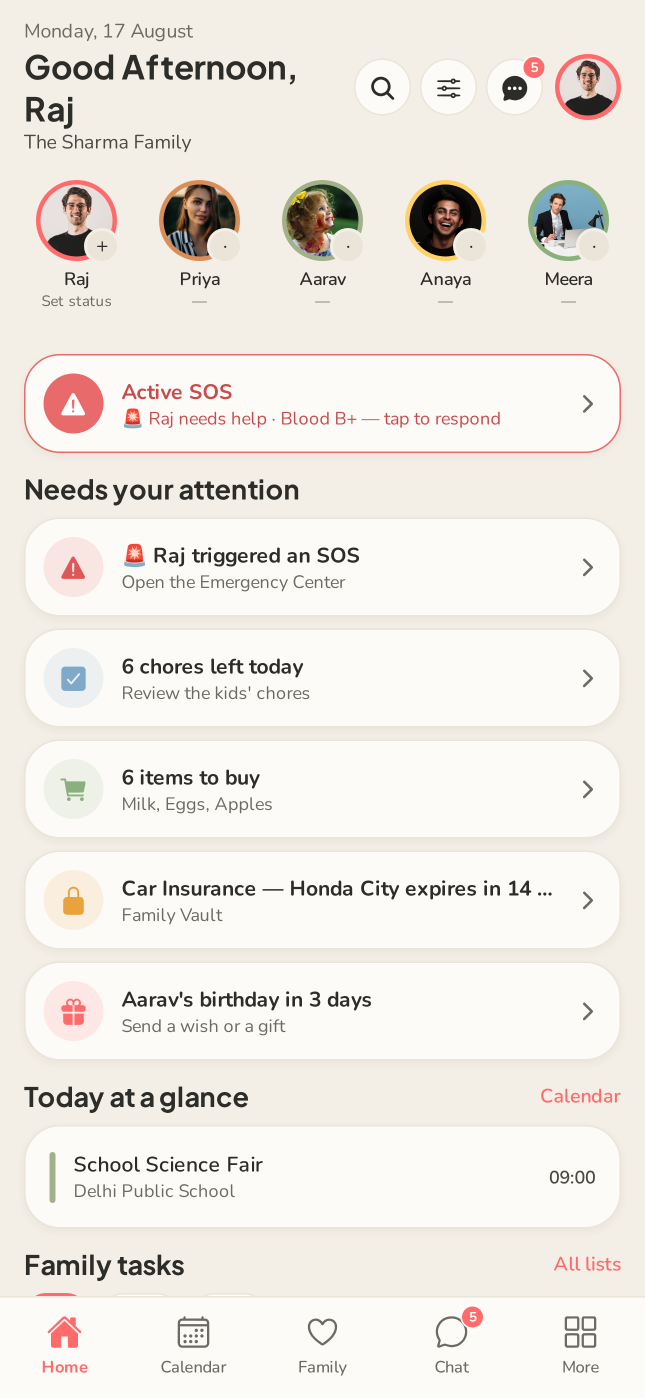
#> input picture store_assets/raw/01_home.png, 1290 x 2796 px, found by its file name (shown at 1/2 size)
$ python compose.py
#> lines starting #> are read from the running program, lines starting #| are printed output that depends on the picture; after the words box and inside, x2 and y2 are one past the last pixel; in counts of white or black regions, pixels touching at a corner belong together
"""Compose polished marketing store screenshots (device frame + gradient + caption)
for both Apple App Store (1290x2796) and Google Play (1080x1920)."""
import os
from PIL import Image, ImageDraw, ImageFont, ImageFilter

RAW = "/app/store_assets/raw"
FONT_DIR = "/app/frontend/assets/fonts"
OUT_APPLE = "/app/store_assets/apple"
OUT_GOOGLE = "/app/store_assets/google"
os.makedirs(OUT_APPLE, exist_ok=True)
os.makedirs(OUT_GOOGLE, exist_ok=True)

F_BOLD = os.path.join(FONT_DIR, "PlusJakartaSans-700.ttf")
F_MED = os.path.join(FONT_DIR, "PlusJakartaSans-500.ttf")
F_SEMI = os.path.join(FONT_DIR, "PlusJakartaSans-600.ttf")

# Screenshot aspect (height / width) of the raw captures (430x932 logical @3x)
ASPECT = 932 / 430

# Warm on-brand gradient (cream -> soft coral)
GRAD_TOP = (255, 247, 240)
GRAD_BOTTOM = (255, 202, 188)
TITLE_COLOR = (44, 44, 40)
SUB_COLOR = (110, 96, 88)
BEZEL_COLOR = (34, 33, 31)

# slide definitions: raw file, title, subtitle, decorative accent for glow
SLIDES = [
    ("01_home.png", "Your whole family,\nin one place", "Everything that matters today, at a glance", (255, 107, 107)),
    ("02_calendar.png", "Never miss a\nfamily moment", "Shared calendar with RSVPs & reminders", (127, 169, 201)),
    ("03_family.png", "Stay close,\nevery single day", "See everyone and share a little love", (232, 106, 140)),
    ("06_chores.png", "Chores kids\nactually enjoy", "Earn stars for helping out at home", (255, 209, 102)),
    ("04_chat_convo.png", "A private chat,\njust for family", "No ads. No strangers. Only your people.", (255, 107, 107)),
    ("05_emergency.png", "Peace of mind,\nalways", "SOS alerts, medical info & one-tap calling", (224, 87, 87)),
    ("09_rewards.png", "Turn helping\ninto a game", "Streaks, stars, badges & a leaderboard", (232, 163, 61)),
    ("08_timeline.png", "Keep every\nmemory safe", "Your family story, beautifully preserved", (217, 142, 90)),
]


def make_gradient(w, h, top, bottom):
#> called with w = 1290, h = 2796, top = (255, 247, 240), bottom = (255, 202, 188)
    base = Image.new("RGB", (w, h), top)
    top_arr = list(top)
    bot_arr = list(bottom)
    px = base.load()
    # build a single column then expand
    col = Image.new("RGB", (1, h))
    cpx = col.load()
    for y in range(h):
        t = y / (h - 1)
        # ease for a softer transition
        t = t * t * (3 - 2 * t)
        r = int(top_arr[0] + (bot_arr[0] - top_arr[0]) * t)
        g = int(top_arr[1] + (bot_arr[1] - top_arr[1]) * t)
        b = int(top_arr[2] + (bot_arr[2] - top_arr[2]) * t)
        cpx[0, y] = (r, g, b)
    return col.resize((w, h))


def soft_glow(size, accent, radius_frac=0.55, alpha=70):
    """A large soft radial glow blob."""
#> called with size = (1290, 2796), accent = (255, 107, 107), radius_frac = 0.6, alpha = 60
    w, h = size
    blob = Image.new("RGBA", (w, h), (0, 0, 0, 0))
#> blob: PIL image 1290x2796 RGBA; every value is 0
    d = ImageDraw.Draw(blob)
    r = int(min(w, h) * radius_frac)
    cx, cy = int(w * 0.5), int(h * 0.42)
    d.ellipse([cx - r, cy - r, cx + r, cy + r], fill=accent + (alpha,))
    return blob.filter(ImageFilter.GaussianBlur(int(r * 0.6)))


def rounded_mask(w, h, radius):
    m = Image.new("L", (w, h), 0)
    d = ImageDraw.Draw(m)
    d.rounded_rectangle([0, 0, w - 1, h - 1], radius=radius, fill=255)
    return m


def wrap_lines(text, font, max_w, draw):
    """Respect explicit newlines, then wrap each part to max_w."""
    out = []
    for para in text.split("\n"):
        words = para.split(" ")
        cur = ""
        for wd in words:
            trial = (cur + " " + wd).strip()
            if draw.textlength(trial, font=font) <= max_w or not cur:
                cur = trial
            else:
                out.append(cur)
                cur = wd
        out.append(cur)
    return out


def compose(canvas_w, canvas_h, raw_file, title, subtitle, accent, out_path,
            phone_frac, top_zone_frac, title_frac, sub_frac):
    # Background
    bg = make_gradient(canvas_w, canvas_h, GRAD_TOP, GRAD_BOTTOM).convert("RGBA")
    bg.alpha_composite(soft_glow((canvas_w, canvas_h), accent, 0.6, 60))
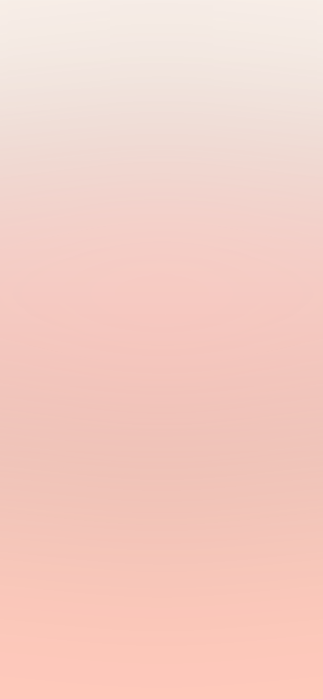
#> bg: PIL image 1290x2796 RGBA (shown at 1/4 size); mean R, G, B, A 244.1, 206.9, 197.4, 255

    draw = ImageDraw.Draw(bg)
    title_font = ImageFont.truetype(F_BOLD, int(canvas_w * title_frac))
    sub_font = ImageFont.truetype(F_MED, int(canvas_w * sub_frac))

    # ---- Text ----
    max_text_w = int(canvas_w * 0.86)
    top_pad = int(canvas_h * 0.052)
    tlines = wrap_lines(title, title_font, max_text_w, draw)
#> tlines = ['Your whole family,', 'in one place']
    line_h = int(int(canvas_w * title_frac) * 1.16)
    y = top_pad
    for ln in tlines:
        w_ln = draw.textlength(ln, font=title_font)
        draw.text(((canvas_w - w_ln) / 2, y), ln, font=title_font, fill=TITLE_COLOR)
        y += line_h
#> this loop made 2 passes
#> (ln, w_ln, y) on passes 1 to 2: ('Your whole family,', 748.8, 240), ('in one place', 500.1, 335)
#> after the loop, y = 335
    y += int(canvas_h * 0.012)
#> y = 368
    slines = wrap_lines(subtitle, sub_font, max_text_w, draw)
#> slines = 1 item
    sub_line_h = int(int(canvas_w * sub_frac) * 1.3)
    for ln in slines:
        w_ln = draw.textlength(ln, font=sub_font)
        draw.text(((canvas_w - w_ln) / 2, y), ln, font=sub_font, fill=SUB_COLOR)
        y += sub_line_h
#> this loop made 1 pass
#> (w_ln, y) on pass 1: (833.6, 418)
#> after the loop, y = 418

    # ---- Phone geometry ----
    top_zone = int(canvas_h * top_zone_frac)
    bottom_margin = int(canvas_h * 0.035)
    avail_h = canvas_h - top_zone - bottom_margin
    bezel = max(14, int(canvas_w * 0.016))
    phone_w = int(canvas_w * phone_frac)
    inner_w = phone_w - 2 * bezel
    inner_h = int(inner_w * ASPECT)
    phone_h = inner_h + 2 * bezel
    if phone_h > avail_h:
        phone_h = avail_h
        inner_h = phone_h - 2 * bezel
        inner_w = int(inner_h / ASPECT)
        phone_w = inner_w + 2 * bezel
    px = (canvas_w - phone_w) // 2
    py = top_zone + (avail_h - phone_h) // 2

    phone_radius = int(bezel * 2.6)
    screen_radius = int(phone_radius - bezel * 0.7)

    # ---- Drop shadow ----
    shadow = Image.new("RGBA", (canvas_w, canvas_h), (0, 0, 0, 0))
    sd = ImageDraw.Draw(shadow)
    sd.rounded_rectangle([px, py + int(bezel * 1.4), px + phone_w, py + phone_h + int(bezel * 1.4)],
                         radius=phone_radius, fill=(40, 30, 26, 120))
    shadow = shadow.filter(ImageFilter.GaussianBlur(int(bezel * 1.6)))
    bg.alpha_composite(shadow)

    # ---- Phone bezel ----
    phone = Image.new("RGBA", (phone_w, phone_h), (0, 0, 0, 0))
#> phone: PIL image 1008x2140 RGBA; every value is 0
    pd = ImageDraw.Draw(phone)
    pd.rounded_rectangle([0, 0, phone_w - 1, phone_h - 1], radius=phone_radius, fill=BEZEL_COLOR)

    # ---- Screen ----
    shot = Image.open(os.path.join(RAW, raw_file)).convert("RGB")
#> shot is the input picture: PIL image 1290x2796 RGB; mean R, G, B 239.6, 234.4, 227.8
    shot = shot.resize((inner_w, inner_h), Image.LANCZOS)
#> shot: PIL image 968x2100 RGB
    sm = rounded_mask(inner_w, inner_h, screen_radius)
#> sm: PIL image 968x2100 L; 99.9% white; 4 black regions, box (x1, y1, x2, y2) and area: (0, 0, 32, 32) 321, (936, 0, 968, 32) 321, (0, 2068, 32, 2100) 321, (936, 2068, 968, 2100) 321
    phone.paste(shot, (bezel, bezel), sm)

    # subtle bezel highlight ring
    pd.rounded_rectangle([1, 1, phone_w - 2, phone_h - 2], radius=phone_radius,
                         outline=(90, 88, 84, 160), width=2)

    bg.alpha_composite(phone, (px, py))

    bg.convert("RGB").save(out_path, "PNG")
    print("  ", out_path)


for i, (raw_file, title, subtitle, accent) in enumerate(SLIDES, 1):
    name = f"{i:02d}.png"
    print("Slide", i, raw_file)
    # Apple 6.7"  1290 x 2796
    compose(1290, 2796, raw_file, title, subtitle, accent,
            os.path.join(OUT_APPLE, name),
            phone_frac=0.80, top_zone_frac=0.20, title_frac=0.064, sub_frac=0.031)
    # Google Play phone 1080 x 1920
    compose(1080, 1920, raw_file, title, subtitle, accent,
            os.path.join(OUT_GOOGLE, name),
            phone_frac=0.66, top_zone_frac=0.205, title_frac=0.060, sub_frac=0.030)
#> call 2 of compose, with canvas_w = 1080, canvas_h = 1920, raw_file = '01_home.png', accent = (255, 107, 107), out_path = '/app/store_assets/google/01.png', phone_frac = 0.66, top_zone_frac = 0.205, title_frac = 0.06
#> call 2 of soft_glow, with size = (1080, 1920), accent = (255, 107, 107), radius_frac = 0.6, alpha = 60
#> in soft_glow (call 2), `return blob.filter(ImageFilter.GaussianBlur(int(r * 0.6)))`:
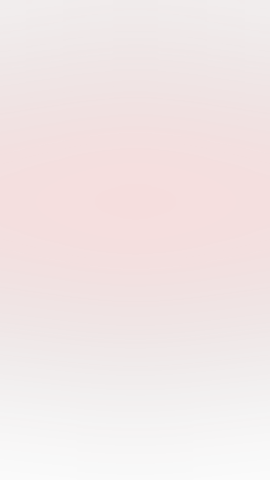
#> returned value: PIL image 1080x1920 RGBA (shown at 1/4 size); mean R, G, B, A 133.4, 56, 56, 31.4; transparent parts drawn white
#> in compose (call 2), `bg.alpha_composite(soft_glow((canvas_w, canvas_h), accent, 0.6, 60))`:
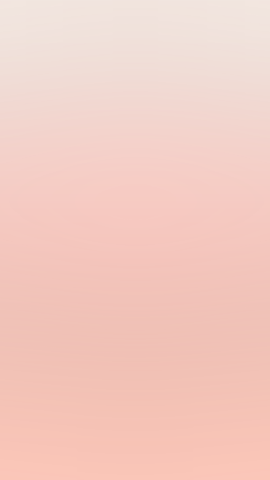
#> bg: PIL image 1080x1920 RGBA (shown at 1/4 size); mean R, G, B, A 242.8, 204.1, 194.8, 255
#> the loop in compose (call 2), `for ln in tlines:` made 2 passes
#> (ln, w_ln, y) on passes 1 to 2: ('Your whole family,', 584.4, 173), ('in one place', 390.3, 247)
#> after the loop in compose (call 2), `for ln in tlines:`: y = 247
#> in compose (call 2), `y += int(canvas_h * 0.012)`: y = 270
#> the loop in compose (call 2), `for ln in slines:` made 1 pass
#> (w_ln, y) on pass 1: (684, 311)
#> after the loop in compose (call 2), `for ln in slines:`: y = 311
#> in compose (call 2), `shadow = shadow.filter(ImageFilter.GaussianBlur(int(bezel * 1.6)))`:
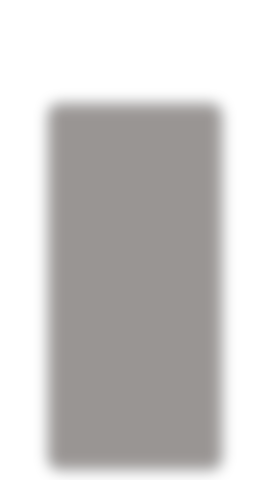
#> shadow: PIL image 1080x1920 RGBA (shown at 1/4 size); mean R, G, B, A 19.5, 14.6, 12.7, 58.4; transparent parts drawn white
#> in compose (call 2), `sm = rounded_mask(inner_w, inner_h, screen_radius)`:
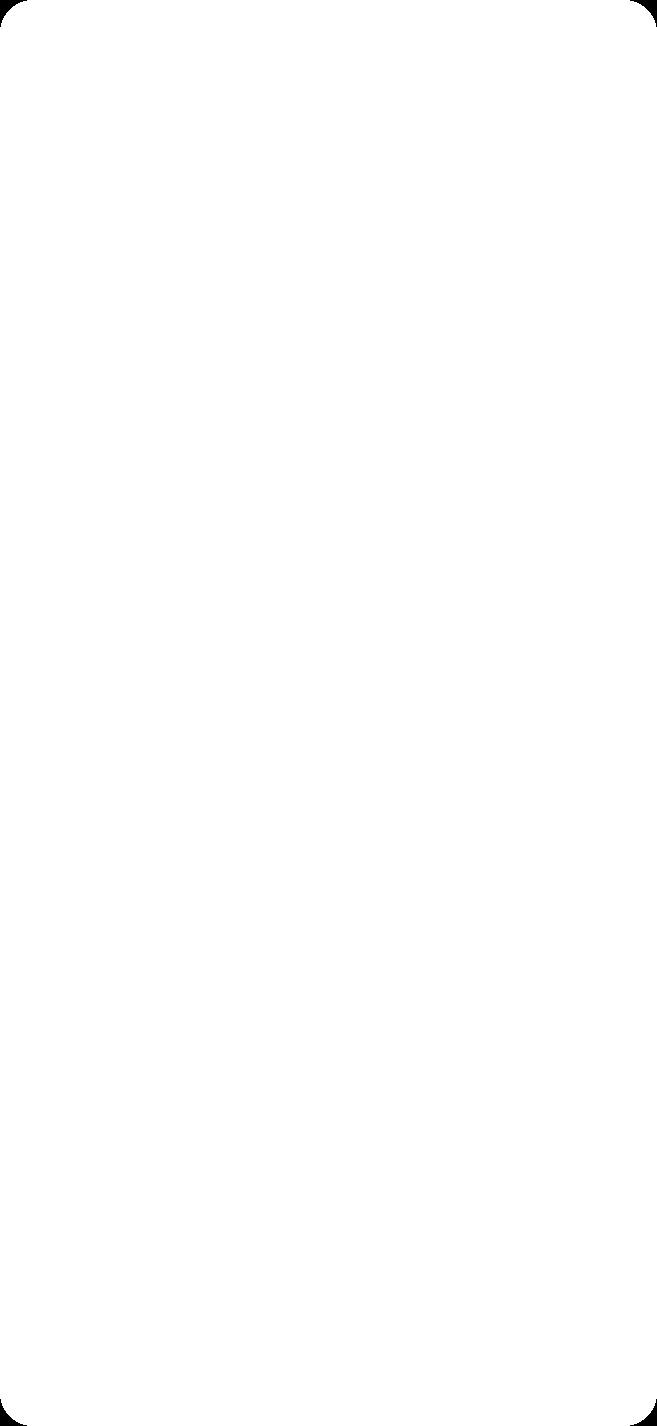
#> sm: PIL image 657x1426 L; 99.9% white; 4 black regions, box (x1, y1, x2, y2) and area: (0, 0, 27, 27) 230, (630, 0, 657, 27) 230, (0, 1399, 27, 1426) 230, (630, 1399, 657, 1426) 230
#> in compose (call 2), `bg.alpha_composite(phone, (px, py))`:
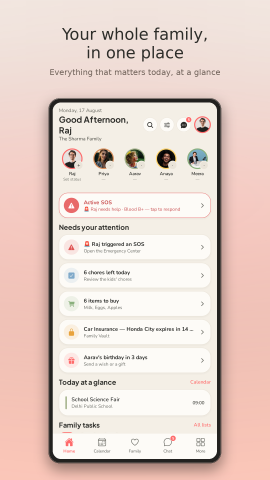
#> bg: PIL image 1080x1920 RGBA (shown at 1/4 size); mean R, G, B, A 230.2, 211.1, 203.7, 255
#> pass 2 of the loop `for i, (raw_file, title, subtitle, accent) in enumerate(SLIDES, 1):`:
#> in soft_glow (call 3), `return blob.filter(ImageFilter.GaussianBlur(int(r * 0.6)))`:
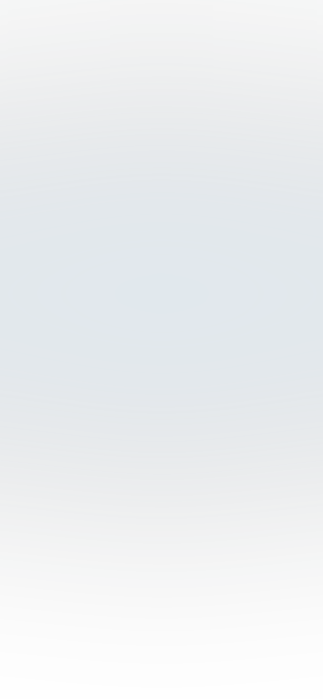
#> returned value: PIL image 1290x2796 RGBA (shown at 1/4 size); mean R, G, B, A 56, 74.5, 88.6, 26.4; transparent parts drawn white
#> tlines = ['Never miss a', 'family moment']
#> the loop in compose (call 3), `for ln in tlines:` made 2 passes
#> (ln, w_ln, y) on passes 1 to 2: ('Never miss a', 535, 240), ('family moment', 623.7, 335)
#> after the loop in compose (call 3), `for ln in tlines:`: y = 335
#> in compose (call 3), `y += int(canvas_h * 0.012)`: y = 368
#> slines = ['Shared calendar with RSVPs & reminders']
#> the loop in compose (call 3), `for ln in slines:` made 1 pass
#> (ln, w_ln, y) on pass 1: ('Shared calendar with RSVPs & reminders', 801.4, 418)
#> after the loop in compose (call 3), `for ln in slines:`: y = 418
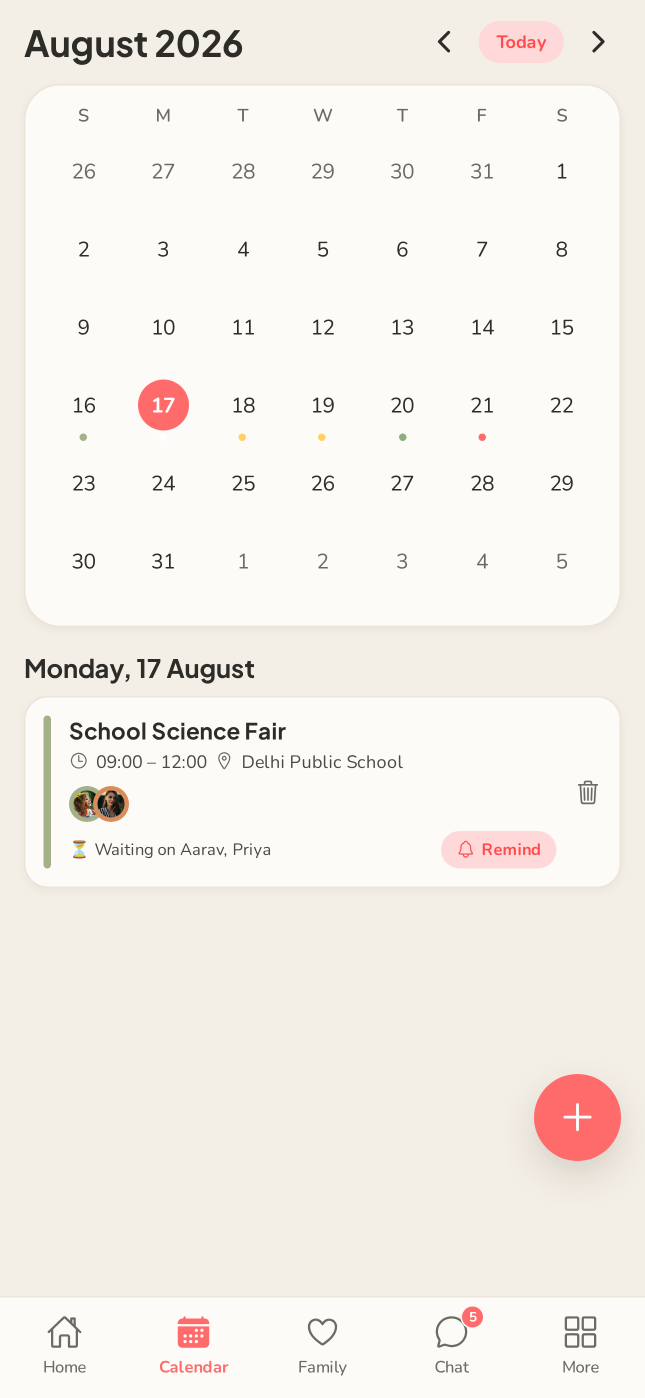
#> input picture store_assets/raw/02_calendar.png, 1290 x 2796 px, found by its file name (shown at 1/2 size)
#> in compose, shot is the input picture: PIL image 1290x2796 RGB; mean R, G, B 245.8, 240.6, 234.4
#> shot: PIL image 968x2100 RGB
#> the loop in compose (call 4), `for ln in tlines:` made 2 passes
#> (ln, w_ln, y) on passes 1 to 2: ('Never miss a', 417.5, 173), ('family moment', 486.8, 247)
#> after the loop in compose (call 4), `for ln in tlines:`: y = 247
#> in compose (call 4), `y += int(canvas_h * 0.012)`: y = 270
#> the loop in compose (call 4), `for ln in slines:` made 1 pass
#> (ln, w_ln, y) on pass 1: ('Shared calendar with RSVPs & reminders', 657.7, 311)
#> after the loop in compose (call 4), `for ln in slines:`: y = 311
#> shot: PIL image 657x1426 RGB
#> in compose (call 4), `bg.alpha_composite(phone, (px, py))`:
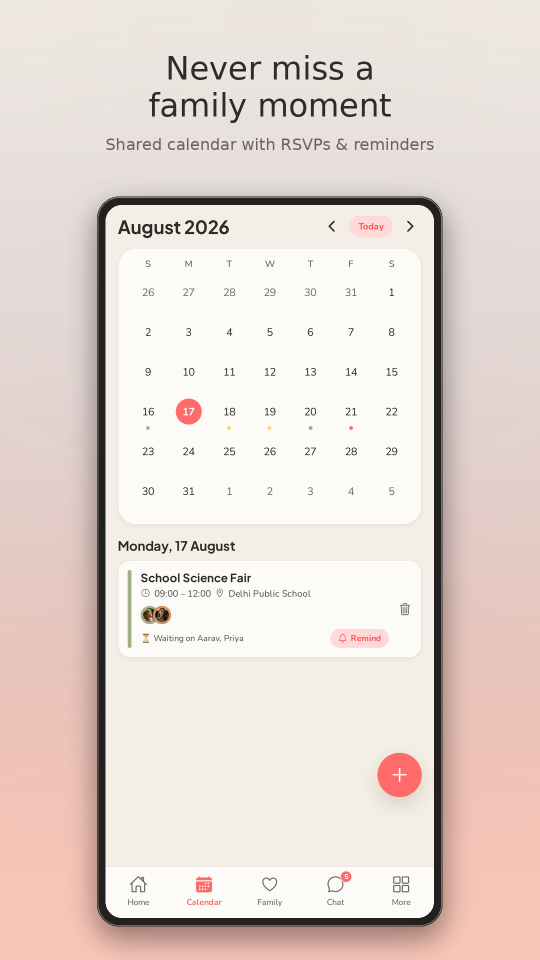
#> bg: PIL image 1080x1920 RGBA (shown at 1/2 size); mean R, G, B, A 228.9, 216, 209.8, 255
#> (the run stopped early here; a loop or call above may not have finished)
